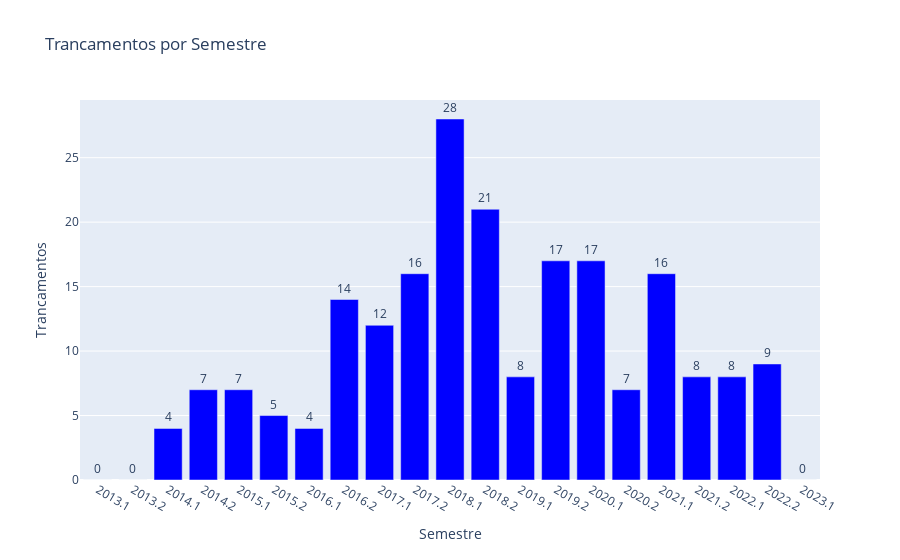

Notebook code for this chart:
### Code cell
import pandas as pd
import plotly.graph_objs as go

# Ler os dados do arquivo Excel
df = pd.read_excel('planilha.xlsx')

# Converter a coluna "Semestre" para o tipo de dados string
df['Semestre'] = df['Semestre'].astype(str)

# Agrupar os dados da coluna "Trancamentos" por semestre
agregado = df.groupby('Semestre')['Trancamentos'].sum().reset_index()

# Criar o gráfico de barras
fig = go.Figure()

fig.add_trace(
    go.Bar(
        x=agregado['Semestre'],
        y=agregado['Trancamentos'],
        text=agregado['Trancamentos'],
        textposition='outside',  # Posição do texto (fora da barra)
        marker_color='blue',  # Cor das barras
    )
)

fig.update_layout(
    title='Trancamentos por Semestre',
    xaxis_title='Semestre',
    yaxis_title='Trancamentos',
)

# Exibir o gráfico
fig.show()

### Figure 1 — Plotly figure (JSON) as saved in the notebook; plotly's stock layout.template omitted (floating-point values rounded to 4 significant figures)
{"data": [{"marker": {"color": "blue"}, "text": [0, 0, 4, 7, 7, 5, 4, 14, 12, 16, 28, 21, 8, 17, 17, 7, 16, 8, 8, 9, 0], "textposition": "outside", "type": "bar", "x": ["2013.1", "2013.2", "2014.1", "2014.2", "2015.1", "2015.2", "2016.1", "2016.2", "2017.1", "2017.2", "2018.1", "2018.2", "2019.1", "2019.2", "2020.1", "2020.2", "2021.1", "2021.2", "2022.1", "2022.2", "2023.1"], "y": [0, 0, 4, 7, 7, 5, 4, 14, 12, 16, 28, 21, 8, 17, 17, 7, 16, 8, 8, 9, 0]}], "layout": {"title": {"text": "Trancamentos por Semestre"}, "xaxis": {"title": {"text": "Semestre"}}, "yaxis": {"title": {"text": "Trancamentos"}}}}
